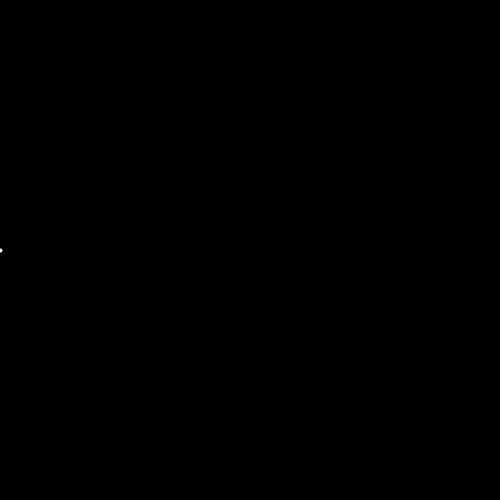
Frame 1 (no input)
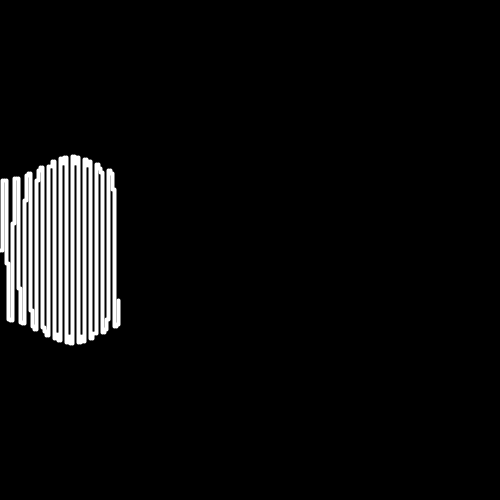
Frame 60 (the mouse pressed at the canvas centre just before this capture)
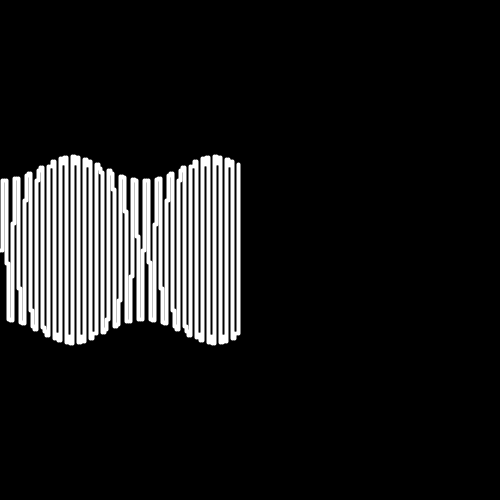
Frame 120 (the mouse held since frame 60 and released just before this capture)

The Processing sketch that drew these frames (run headless with seeded random() and noise(); from frame 60 on, the mouse is pressed at the canvas centre):

// Processing sketch: FourierTransformsVisualized
// ── FourierTransformsVisualized.pde
float x=0;
float y=0;
float prevX=0;
float prevY=0;
void setup()
{
  size(500,500);
  background(0);
  stroke(255);
  strokeWeight(4);
 
  frameRate(100);
}

void draw()
{
  prevX=x;
  prevY=y;
   translate(0,height/2);
  y=100*(sin(x/.01) + sin(3*(x/0.01))/3.0 + sin(5*(x/0.010))/5.0);
  
  //point(x,y);
  line(prevX,prevY,x,y);
  x+=2;
  
}
